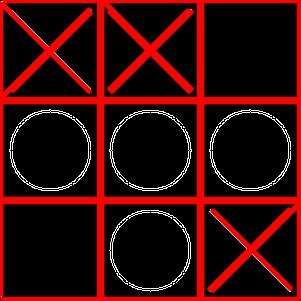
//> input picture img_y.jpeg, 301 x 301 px
$ ./projet img_y.jpeg   (built with g++ and OpenCV 4)
//> lines starting //> are read from the running program, lines starting //| are printed output that depends on the picture; after the words box and inside, x2 and y2 are one past the last pixel; in counts of white or black regions, pixels touching at a corner belong together
//============================================================================
// Name        : DisplayImage.cpp
// Author      :  Reda NEQROUZ
// Version     : 1.0
// Copyright   : Your copyright notice
// Description : Hello World in C++, Ansi-style
//============================================================================


#include <opencv2/core/core_c.h>
#include <opencv2/core/mat.hpp>

#include <opencv2/core/hal/interface.h>
#include <opencv2/core/mat.hpp>

#include <opencv2/highgui/highgui_c.h>
#include <opencv2/highgui.hpp>

#include <stdio.h>
#include <iostream>
#include <vector>
#include <opencv2/opencv.hpp>
#include <opencv2/imgproc.hpp>
#include <stdlib.h>

/*
 * how to compile
 * g++ projet.cpp -o projet  `pkg-config --cflags --libs opencv`
 * how to execute
 * ./projet image.jpg
 */

using namespace std;
using namespace cv;

vector<Point> cercle_detection(Mat image_cercle);
void line_detecer(Mat image_cercle);
vector <Point> line_detecter_bg(Mat image_cercle);

void gris(Mat image){
	Mat gimage;
	cvtColor(image,gimage,CV_BGR2GRAY);
	//imshow("Image to gris", gimage);
}
void binaire(Mat image){
	Mat gimages;
	cvtColor(image,gimages,CV_BGR2GRAY);
	Mat cimage;
	threshold(gimages, cimage,128,255,THRESH_BINARY);
	//imshow("Image to binaire", cimage);
}
void canny(Mat cimage){
	Mat dst;
	Canny(cimage,dst,0,255,3);
	//imshow("filtre canny", dst);
}

///------- Detection de plateau ------///
///**************************************

int main( int argc, char** argv )
{
   Mat src;
   const char* im = argv[1];
   src = imread( im );
//> src is the input picture: 301 rows x 301 cols, CV_8UC3; mean B, G, R 7.8, 8.1, 55.5

   Mat dst, cdst;
   Canny(src, dst, 50, 200, 3);
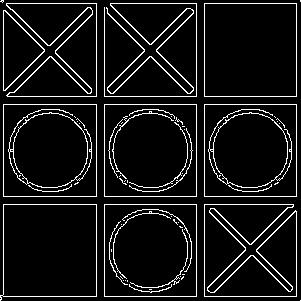
//> dst: 301 rows x 301 cols, CV_8UC1; 8.2% white in thin lines or dots
   cvtColor(dst, cdst, CV_GRAY2BGR);
//> cdst: 301 rows x 301 cols, CV_8UC3; 8.2% white in thin lines or dots

   vector<Vec4i> lines;
   HoughLinesP(dst, lines, 1, CV_PI/180, 150, 150, 10 );
//> lines = 12 lines (x1, y1, x2, y2), first 8: [296, 196, 296, 3], [3, 104, 295, 104], [0, 296, 296, 296], [3, 204, 293, 204], [3, 196, 295, 196], [204, 295, 204, 3], [96, 295, 96, 3], [104, 295, 104, 7]
   for( size_t i = 0; i < lines.size(); i++ ) {
       Vec4i l = lines[i];

       line( cdst, Point(l[0], l[1]), Point(l[2], l[3]), Scalar(0,0,255), 3, CV_AA);
   }
//> this loop made 12 passes
//> l on passes 1 to 12: [296, 196, 296, 3], [3, 104, 295, 104], [0, 296, 296, 296], [3, 204, 293, 204], [3, 196, 295, 196], [204, 295, 204, 3], [96, 295, 96, 3], [104, 295, 104, 7], [7, 96, 295, 96], [3, 294, 3, 105], [196, 295, 196, 3], [110, 3, 295, 3]
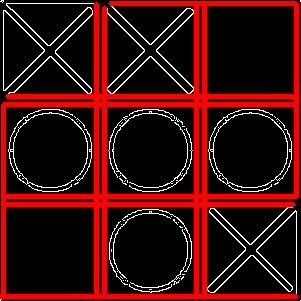
//> cdst: 301 rows x 301 cols, CV_8UC3; mean B, G, R 12.3, 12.3, 59.5
    imshow("image source", src);
    //imshow("detected lines", cdst);

    for( size_t i = 0; i < lines.size(); i++ ) {
          cout<<lines[i]<<endl;
    }
//> this loop made 12 passes
//| [296, 196, 296, 3]
//| [3, 104, 295, 104]
//| [0, 296, 296, 296]
//| [3, 204, 293, 204]
//| [3, 196, 295, 196]
//| [204, 295, 204, 3]
//| [96, 295, 96, 3]
//| [104, 295, 104, 7]
//> (output is shown up to pass 8 of 12)
    vector <Point> p_cercle = cercle_detection(src);
    for(const auto & p:p_cercle)
              cout << "center of cercle: " << p << endl;
    line_detecer(src);
    vector <Point> p_lines =  line_detecter_bg(src);

      for(const auto & p:p_lines)
              cout << "center of lines: " << p << endl;

    char matrix[3][3];

    cout << "la matrice represente l'image 1 veut dire X et 0 c'est un O";
    const int ROWS = src.rows;
    const int COLS = src.cols;

      for (int i =0 ;i<3 ;i++)
    {
        for(int j = 0;j<3;j++)
           matrix[i][j] = ' ';
    }
    for(const auto & element : p_lines)
    {
        if(element.x< ROWS/3)
        {
            // si cette element appartient au colone1
            if(element.y<COLS/3)
            {     cout <<"\n line A1";
                matrix[0][0] = 'x'; }
            else if(element.y< 2*(COLS/3))
            {   cout <<"\n line A2";
           matrix[1][0] = 'x'; }
            else if(element.y< ROWS)
            {   cout <<"\n line A3";
            matrix[2][0] = 'x';}
        }
       else if(element.x< 2*(COLS/3))
        {
            // si cette element appartient au colone1
            if(element.y<(COLS/3))
            {  cout <<"\n line B1";
                                matrix[0][1] = 'x'; }
            else if(element.y< 2*(COLS/3))
            {   cout <<"\n line B2";
                                matrix[1][1] = 'x';  }

            else if(element.y<=ROWS)
            {   cout <<"\n line B3";
                            matrix[2][1] = 'x'; }
        }
        else if(element.x< ROWS)
        {
            // si cette element appartient au colone1
            if(element.y<(COLS/3))
            {   cout <<"\n line C1";
                matrix[0][2] = 'x';}
            else if(element.y< 2*(COLS/3))
            {  cout <<"\n line C2";
                matrix[1][2] = 'x';}
            else if(element.y< COLS)
            {    cout <<"\n line C3";
                matrix[2][2] = 'x'; }
        }
    }

  for(const auto & element : p_cercle)
   {
        if(element.x< ROWS/3)
        {
            // si cette element appartient au colone1
            if(element.y<COLS/3)
            {  cout <<"\n cercle A1";
                             matrix[0][0] = 'o';

            }
            else if(element.y< 2*(COLS/3))
            {        cout <<"\n cercle A2";
                                matrix[1][0] = 'o';}

            else if(element.y< ROWS)
            {                 cout <<"\n cercle A3";
                                matrix[2][0] = 'o';}

        }
       else if(element.x< 2*(COLS/3))
        {
            // si cette element appartient au colone1
            if(element.y<(COLS/3))
            {          cout <<"\n cercle B1";
                                matrix[1][0] = 'o';}


            else if(element.y< 2*(COLS/3))
            {
                cout <<"\n cercle B2";
                                matrix[1][1] = 'o';}

            else if(element.y<=ROWS)
            {                cout <<"\n cercle B3";
                                matrix[1][2] = 'o';}


        }
        else if(element.x< ROWS)
        {
            // si cette element appartient au colone1
            if(element.y<(COLS/3))
            {
                cout <<"\n cercle C1";
                                matrix[2][0] = 'o';}

            else if(element.y< 2*(COLS/3))
            {   cout <<"\n cercle C2";
                                matrix[2][1] = 'o';}

            else if(element.y< COLS)
            {
                cout <<"\n cercle C3";
                                matrix[2][2] = 'o';}

        }
    }
     for (int i =0 ;i<3 ;i++)
    {   cout <<"\n";
        for(int j = 0;j<3;j++)
            cout << "  " <<matrix[i][j];
    }
    cout <<"\n\n\n";
    waitKey(0);
    return 0;
}

///--------Detection des cercles -----///
///**************************************

vector<Point> cercle_detection(Mat image_cercle)
{
  Mat src, src_gray;

  /// Read the image
  src = image_cercle;
  //namedWindow( "Hough Circle Transform Demo", CV_WINDOW_AUTOSIZE );
 // imshow( "source", src );
  /// Convert it to gray
  cvtColor( src, src_gray, CV_BGR2GRAY );

  /// Reduce the noise so we avoid false circle detection
  GaussianBlur( src_gray, src_gray, Size(9, 9), 2, 2 );
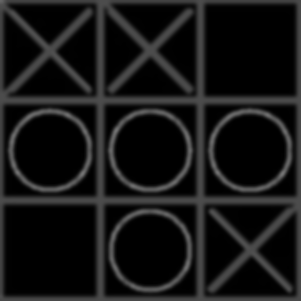
//> src_gray: 301 rows x 301 cols, CV_8UC1; min 0, max 115, mean 22.2

  vector<Vec3f> circles;

  /// Apply the Hough Transform to find the circles
  HoughCircles( src_gray, circles, CV_HOUGH_GRADIENT, 1, src_gray.rows/8, 50, 50, 0, 0 );
//> circles = 4 circles (x, y, radius): [150.5, 150.5, 41.9], [150.5, 250.5, 41.9], [49.5, 150.5, 36.9], [249.5, 150.5, 36.9]

    vector<Point> lesPoints;
  /// Draw the circles detected
  for( size_t i = 0; i < circles.size(); i++ )
  {
      Point center(cvRound(circles[i][0]), cvRound(circles[i][1]));
      int radius = cvRound(circles[i][2]);
      // circle center
      circle( src, center, 1, Scalar(0,255,0), 25, 10, 0 );

      // circle outline
      //circle( src, center, radius, Scalar(0,0,255), 5, 10, 0 );
    lesPoints.push_back(center);
  }
//> this loop made 4 passes
//> (center, radius) on passes 1 to 4: (Point(150, 150), 42), (Point(150, 250), 42), (Point(50, 150), 37), (Point(250, 150), 37)
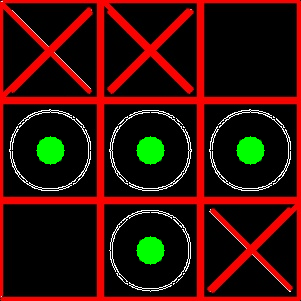
//> src: 301 rows x 301 cols, CV_8UC3; 2.79% of pixels changed, all inside (x1, y1, x2, y2) = (36, 136, 265, 265)

  cout << "nombres de cercles : " << circles.size() << endl;
//| nombres de cercles : 4
//> in main, `vector <Point> p_cercle = cercle_detection(src);`: p_cercle = 4 Points (x, y): [150, 150], [150, 250], [50, 150], [250, 150]
//> the loop in main, `for(const auto & p:p_cercle)` made 4 passes
//| center of cercle: [150, 150]
//| center of cercle: [150, 250]
//| center of cercle: [50, 150]
//| center of cercle: [250, 150]

  /// Show your results
  //namedWindow( "Hough Circle Transform Demo", CV_WINDOW_AUTOSIZE );
  imshow( "cercle detection", src );
  return lesPoints;
 }

///--------Detection des lignes ------///
///**************************************

void line_detecer(Mat image_cercle)
{
   Mat src = image_cercle;

   Mat dst, cdst;
   Canny(src, dst, 50, 200, 3);
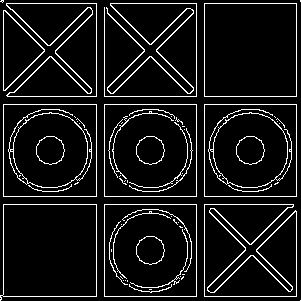
//> dst: 301 rows x 301 cols, CV_8UC1; 8.6% white in thin lines or dots
   cvtColor(dst, cdst, CV_GRAY2BGR);
//> cdst: 301 rows x 301 cols, CV_8UC3; 8.6% white in thin lines or dots

   vector<Vec4i> lines;
   HoughLinesP(dst, lines, 1, CV_PI/180, 50, 50, 10 );
//> lines = 34 lines (x1, y1, x2, y2), first 8: [104, 296, 104, 7], [196, 296, 196, 3], [7, 96, 296, 96], [3, 104, 296, 104], [3, 196, 296, 196], [6, 3, 96, 3], [0, 296, 296, 296], [296, 195, 296, 3]
   for( size_t i = 0; i < lines.size(); i++ ) {
       Vec4i l = lines[i];

       line( cdst, Point(l[0], l[1]), Point(l[2], l[3]), Scalar(0,0,255), 3, CV_AA);
   }
//> this loop made 34 passes
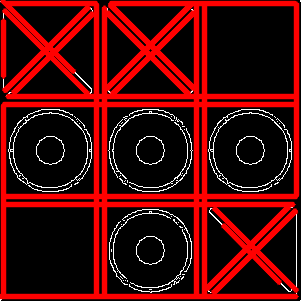
//> cdst: 301 rows x 301 cols, CV_8UC3; mean B, G, R 7.9, 7.9, 77.7
    //imshow("source", src);
    imshow("detected lines", cdst);

    for( size_t i = 0; i < lines.size(); i++ ) {
    }
//> this loop made 34 passes
}


// line detecter in background

vector <Point> line_detecter_bg(Mat image_cercle)
{
 Mat src, dst, color_dst;
 src = image_cercle;
 Canny( src, dst, 50, 200, 3 );
 cvtColor( dst, color_dst, COLOR_GRAY2BGR );

    vector<Vec4i> lines;
        vector <Point> points;
 HoughLinesP( dst, lines, 1, CV_PI/180, 50, 30, 10 );
//> lines = 38 lines (x1, y1, x2, y2), first 8: [104, 296, 104, 7], [196, 296, 196, 3], [7, 96, 296, 96], [3, 104, 296, 104], [3, 196, 296, 196], [6, 3, 96, 3], [0, 296, 296, 296], [296, 195, 296, 3]
 for( size_t i = 0; i < lines.size(); i++ )
    {
   if((lines[i][2] - lines[i][0])>50 && (lines[i][3] - lines[i][1]) >50)

    {
    line( color_dst, Point(lines[i][0], lines[i][1]),Point(lines[i][2], lines[i][3]), Scalar(0,0,255), 3, 8 );
        int x =  (lines[i][2]+lines[i][0])/2;
        int y =  (lines[i][3]+lines[i][1])/2;
        cout <<"\n";
        Point p(x,y);
        points.push_back(p);
    }
    }
//> this loop made 38 passes
//> (x, y) on passes 13, 14, 18, 19, 22, 23, 24, 31, 35: (255, 249), (45, 51), (151, 45), (147, 52), (249, 251), (248, 251), (37, 35), (151, 46), (147, 53)
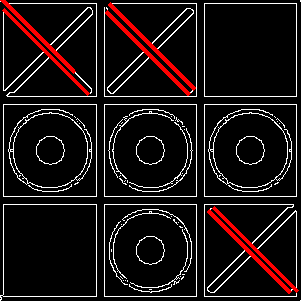
//> color_dst: 301 rows x 301 cols, CV_8UC3; mean B, G, R 19.3, 19.3, 27.2

int cte = 0;
    vector <Point> new_Points ;
    for(const auto & point1:points)
    {
        cte = 0;
        for(const auto & point2: points)
        {
            if(!(point2.y - point1.y<0 || point1.y - point2.y<0))
                new_Points.push_back(point1);
              cte++;
        }
    }
//> this loop made 9 passes
//> after the loop, cte = 9; new_Points = 11 Points (x, y): [255, 249], [45, 51], [151, 45], [147, 52], [249, 251], [249, 251], [248, 251], [248, 251], [37, 35], [151, 46], [147, 53]
//> in main, `vector <Point> p_lines =  line_detecter_bg(src);`: p_lines = 9 Points (x, y): [255, 249], [45, 51], [151, 45], [147, 52], [249, 251], [248, 251], [37, 35], [151, 46], [147, 53]
//> the loop in main, `for(const auto & p:p_lines)` made 9 passes
//| center of lines: [255, 249]
//| center of lines: [45, 51]
//| center of lines: [151, 45]
//| center of lines: [147, 52]
//| center of lines: [249, 251]
//| center of lines: [248, 251]
//| center of lines: [37, 35]
//| center of lines: [151, 46]
//> (output is shown up to pass 8 of 9)
//> the loop in main, `for(const auto & element : p_lines)` made 9 passes
//|  line C3
//|  line A1
//|  line B1
//|  line B1
//|  line C3
//|  line C3
//|  line A1
//|  line B1
//> (output is shown up to pass 8 of 9)
//> the loop in main, `for(const auto & element : p_cercle)` made 4 passes
//|  cercle B2
//|  cercle B3
//|  cercle A2
//|  cercle C2

       return points;
}
